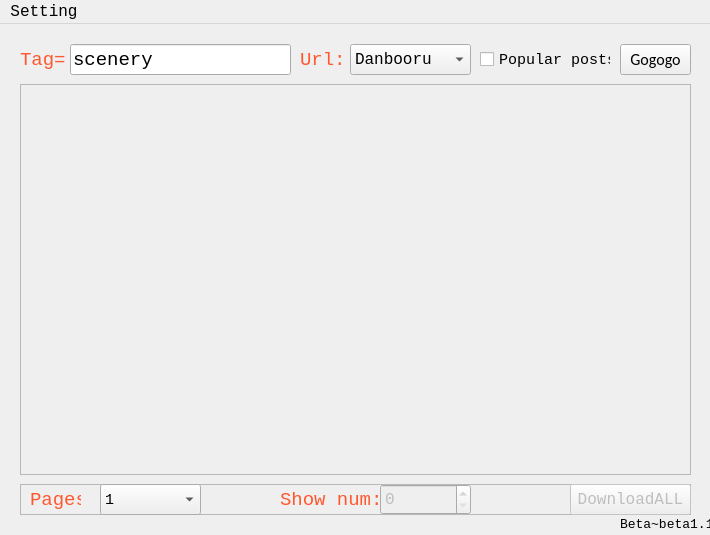
<?xml version="1.0" encoding="UTF-8"?>
<ui version="4.0">
 <class>mainWindow</class>
 <widget class="QMainWindow" name="mainWindow">
  <property name="enabled">
   <bool>true</bool>
  </property>
  <property name="geometry">
   <rect>
    <x>0</x>
    <y>0</y>
    <width>710</width>
    <height>535</height>
   </rect>
  </property>
  <property name="minimumSize">
   <size>
    <width>710</width>
    <height>535</height>
   </size>
  </property>
  <property name="maximumSize">
   <size>
    <width>710</width>
    <height>535</height>
   </size>
  </property>
  <property name="font">
   <font>
    <family>Consolas</family>
    <pointsize>12</pointsize>
    <underline>false</underline>
   </font>
  </property>
  <property name="windowTitle">
   <string>Apto`s Ivory Tower</string>
  </property>
  <property name="windowOpacity">
   <double>0.850000000000000</double>
  </property>
  <property name="styleSheet">
   <string notr="true"/>
  </property>
  <property name="iconSize">
   <size>
    <width>16</width>
    <height>16</height>
   </size>
  </property>
  <property name="toolButtonStyle">
   <enum>Qt::ToolButtonIconOnly</enum>
  </property>
  <property name="tabShape">
   <enum>QTabWidget::Rounded</enum>
  </property>
  <widget class="QWidget" name="centralwidget">
   <property name="font">
    <font>
     <family>Consolas</family>
    </font>
   </property>
   <property name="styleSheet">
    <string notr="true"/>
   </property>
   <widget class="QPushButton" name="GetUrl">
    <property name="geometry">
     <rect>
      <x>620</x>
      <y>20</y>
      <width>71</width>
      <height>31</height>
     </rect>
    </property>
    <property name="font">
     <font>
      <family>Calibri</family>
     </font>
    </property>
    <property name="text">
     <string>Gogogo</string>
    </property>
   </widget>
   <widget class="QLabel" name="Q">
    <property name="geometry">
     <rect>
      <x>20</x>
      <y>20</y>
      <width>51</width>
      <height>31</height>
     </rect>
    </property>
    <property name="font">
     <font>
      <family>Consolas</family>
      <pointsize>14</pointsize>
      <weight>50</weight>
      <italic>false</italic>
      <bold>false</bold>
      <kerning>true</kerning>
     </font>
    </property>
    <property name="cursor">
     <cursorShape>ArrowCursor</cursorShape>
    </property>
    <property name="styleSheet">
     <string notr="true">
	color:rgb(255, 88, 47)
</string>
    </property>
    <property name="frameShadow">
     <enum>QFrame::Plain</enum>
    </property>
    <property name="text">
     <string>Tag=</string>
    </property>
   </widget>
   <widget class="QLineEdit" name="Tag">
    <property name="geometry">
     <rect>
      <x>70</x>
      <y>20</y>
      <width>221</width>
      <height>31</height>
     </rect>
    </property>
    <property name="font">
     <font>
      <pointsize>14</pointsize>
     </font>
    </property>
    <property name="cursor">
     <cursorShape>IBeamCursor</cursorShape>
    </property>
    <property name="text">
     <string>scenery</string>
    </property>
    <property name="cursorPosition">
     <number>7</number>
    </property>
   </widget>
   <widget class="QLabel" name="label_3">
    <property name="geometry">
     <rect>
      <x>620</x>
      <y>490</y>
      <width>91</width>
      <height>21</height>
     </rect>
    </property>
    <property name="font">
     <font>
      <pointsize>10</pointsize>
     </font>
    </property>
    <property name="text">
     <string>Beta~beta1.1</string>
    </property>
   </widget>
   <widget class="QCheckBox" name="Popular">
    <property name="geometry">
     <rect>
      <x>480</x>
      <y>20</y>
      <width>131</width>
      <height>31</height>
     </rect>
    </property>
    <property name="font">
     <font>
      <pointsize>11</pointsize>
     </font>
    </property>
    <property name="text">
     <string>Popular posts?</string>
    </property>
    <property name="tristate">
     <bool>false</bool>
    </property>
   </widget>
   <widget class="QFrame" name="setting">
    <property name="geometry">
     <rect>
      <x>20</x>
      <y>460</y>
      <width>671</width>
      <height>31</height>
     </rect>
    </property>
    <property name="frameShape">
     <enum>QFrame::StyledPanel</enum>
    </property>
    <property name="frameShadow">
     <enum>QFrame::Plain</enum>
    </property>
    <property name="lineWidth">
     <number>2</number>
    </property>
    <property name="midLineWidth">
     <number>0</number>
    </property>
    <widget class="QLabel" name="Q_2">
     <property name="geometry">
      <rect>
       <x>10</x>
       <y>0</y>
       <width>51</width>
       <height>31</height>
      </rect>
     </property>
     <property name="font">
      <font>
       <family>Consolas</family>
       <pointsize>14</pointsize>
       <weight>50</weight>
       <italic>false</italic>
       <bold>false</bold>
       <kerning>true</kerning>
      </font>
     </property>
     <property name="cursor">
      <cursorShape>ArrowCursor</cursorShape>
     </property>
     <property name="styleSheet">
      <string notr="true">
	color:rgb(255, 88, 47)
</string>
     </property>
     <property name="frameShadow">
      <enum>QFrame::Plain</enum>
     </property>
     <property name="text">
      <string>Pages</string>
     </property>
    </widget>
    <widget class="QComboBox" name="Page">
     <property name="geometry">
      <rect>
       <x>80</x>
       <y>0</y>
       <width>101</width>
       <height>31</height>
      </rect>
     </property>
     <property name="font">
      <font>
       <family>Consolas</family>
       <pointsize>11</pointsize>
      </font>
     </property>
     <property name="styleSheet">
      <string notr="true"/>
     </property>
     <property name="maxVisibleItems">
      <number>10</number>
     </property>
     <item>
      <property name="text">
       <string>1</string>
      </property>
     </item>
     <item>
      <property name="text">
       <string>2</string>
      </property>
     </item>
     <item>
      <property name="text">
       <string>3</string>
      </property>
     </item>
     <item>
      <property name="text">
       <string>4</string>
      </property>
     </item>
     <item>
      <property name="text">
       <string>5</string>
      </property>
     </item>
     <item>
      <property name="text">
       <string>6</string>
      </property>
     </item>
     <item>
      <property name="text">
       <string>7</string>
      </property>
     </item>
     <item>
      <property name="text">
       <string>8</string>
      </property>
     </item>
     <item>
      <property name="text">
       <string>9</string>
      </property>
     </item>
     <item>
      <property name="text">
       <string>10</string>
      </property>
     </item>
     <item>
      <property name="text">
       <string>11</string>
      </property>
     </item>
     <item>
      <property name="text">
       <string>12</string>
      </property>
     </item>
     <item>
      <property name="text">
       <string>13</string>
      </property>
     </item>
     <item>
      <property name="text">
       <string>14</string>
      </property>
     </item>
     <item>
      <property name="text">
       <string>15</string>
      </property>
     </item>
     <item>
      <property name="text">
       <string>16</string>
      </property>
     </item>
     <item>
      <property name="text">
       <string>17</string>
      </property>
     </item>
     <item>
      <property name="text">
       <string>18</string>
      </property>
     </item>
     <item>
      <property name="text">
       <string>19</string>
      </property>
     </item>
     <item>
      <property name="text">
       <string>20</string>
      </property>
     </item>
    </widget>
    <widget class="QPushButton" name="dlall">
     <property name="enabled">
      <bool>false</bool>
     </property>
     <property name="geometry">
      <rect>
       <x>550</x>
       <y>0</y>
       <width>121</width>
       <height>31</height>
      </rect>
     </property>
     <property name="font">
      <font>
       <family>Consolas</family>
       <pointsize>12</pointsize>
      </font>
     </property>
     <property name="styleSheet">
      <string notr="true"/>
     </property>
     <property name="text">
      <string>DownloadALL</string>
     </property>
    </widget>
    <widget class="QSpinBox" name="inpagenum">
     <property name="enabled">
      <bool>false</bool>
     </property>
     <property name="geometry">
      <rect>
       <x>360</x>
       <y>0</y>
       <width>91</width>
       <height>31</height>
      </rect>
     </property>
    </widget>
    <widget class="QLabel" name="label_2">
     <property name="enabled">
      <bool>false</bool>
     </property>
     <property name="geometry">
      <rect>
       <x>260</x>
       <y>0</y>
       <width>101</width>
       <height>31</height>
      </rect>
     </property>
     <property name="font">
      <font>
       <family>Consolas</family>
       <pointsize>14</pointsize>
      </font>
     </property>
     <property name="styleSheet">
      <string notr="true">	color:rgb(255, 88, 47)
</string>
     </property>
     <property name="text">
      <string>Show num:</string>
     </property>
    </widget>
   </widget>
   <widget class="QComboBox" name="comboBox">
    <property name="enabled">
     <bool>true</bool>
    </property>
    <property name="geometry">
     <rect>
      <x>350</x>
      <y>20</y>
      <width>121</width>
      <height>31</height>
     </rect>
    </property>
    <item>
     <property name="text">
      <string>Danbooru</string>
     </property>
    </item>
    <item>
     <property name="text">
      <string>Chan.s</string>
     </property>
    </item>
    <item>
     <property name="text">
      <string>Gelbooru</string>
     </property>
    </item>
    <item>
     <property name="text">
      <string>Konachan</string>
     </property>
    </item>
    <item>
     <property name="text">
      <string>Yandre</string>
     </property>
    </item>
   </widget>
   <widget class="QLabel" name="Q_3">
    <property name="geometry">
     <rect>
      <x>300</x>
      <y>20</y>
      <width>51</width>
      <height>31</height>
     </rect>
    </property>
    <property name="font">
     <font>
      <family>Consolas</family>
      <pointsize>14</pointsize>
      <weight>50</weight>
      <italic>false</italic>
      <bold>false</bold>
      <kerning>true</kerning>
     </font>
    </property>
    <property name="cursor">
     <cursorShape>ArrowCursor</cursorShape>
    </property>
    <property name="styleSheet">
     <string notr="true">
	color:rgb(255, 88, 47)
</string>
    </property>
    <property name="frameShadow">
     <enum>QFrame::Plain</enum>
    </property>
    <property name="text">
     <string>Url:</string>
    </property>
   </widget>
   <widget class="QScrollArea" name="frameinput">
    <property name="geometry">
     <rect>
      <x>20</x>
      <y>60</y>
      <width>671</width>
      <height>391</height>
     </rect>
    </property>
    <property name="widgetResizable">
     <bool>true</bool>
    </property>
    <widget class="QWidget" name="scrollAreaWidgetContents">
     <property name="geometry">
      <rect>
       <x>0</x>
       <y>0</y>
       <width>669</width>
       <height>389</height>
      </rect>
     </property>
    </widget>
   </widget>
   <zorder>Q</zorder>
   <zorder>GetUrl</zorder>
   <zorder>Tag</zorder>
   <zorder>label_3</zorder>
   <zorder>Popular</zorder>
   <zorder>setting</zorder>
   <zorder>comboBox</zorder>
   <zorder>Q_3</zorder>
   <zorder>frameinput</zorder>
  </widget>
  <widget class="QMenuBar" name="menuBar">
   <property name="geometry">
    <rect>
     <x>0</x>
     <y>0</y>
     <width>710</width>
     <height>23</height>
    </rect>
   </property>
   <widget class="QMenu" name="menuSetting">
    <property name="title">
     <string>Setting</string>
    </property>
    <addaction name="actionSavepath"/>
   </widget>
   <addaction name="menuSetting"/>
  </widget>
  <action name="actionChan_sakaku">
   <property name="text">
    <string>Chan.sakaku</string>
   </property>
  </action>
  <action name="actionGelbooru">
   <property name="text">
    <string>Gelbooru</string>
   </property>
  </action>
  <action name="actionDanbooru">
   <property name="text">
    <string>Danbooru</string>
   </property>
  </action>
  <action name="actionSavepath">
   <property name="text">
    <string>Savepath</string>
   </property>
  </action>
 </widget>
 <tabstops>
  <tabstop>Tag</tabstop>
  <tabstop>GetUrl</tabstop>
 </tabstops>
 <resources>
  <include location="Qrc.qrc"/>
 </resources>
 <connections>
  <connection>
   <sender>Tag</sender>
   <signal>returnPressed()</signal>
   <receiver>GetUrl</receiver>
   <slot>click()</slot>
   <hints>
    <hint type="sourcelabel">
     <x>249</x>
     <y>28</y>
    </hint>
    <hint type="destinationlabel">
     <x>654</x>
     <y>26</y>
    </hint>
   </hints>
  </connection>
 </connections>
</ui>
